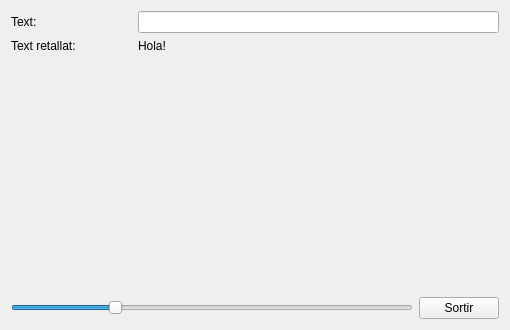
<?xml version="1.0" encoding="UTF-8"?>
<ui version="4.0">
 <class>MyForm</class>
 <widget class="QWidget" name="MyForm">
  <property name="geometry">
   <rect>
    <x>0</x>
    <y>0</y>
    <width>510</width>
    <height>330</height>
   </rect>
  </property>
  <property name="windowTitle">
   <string>Form</string>
  </property>
  <layout class="QVBoxLayout" name="verticalLayout">
   <item>
    <layout class="QHBoxLayout" name="horizontalLayout">
     <item>
      <widget class="QLabel" name="label">
       <property name="sizePolicy">
        <sizepolicy hsizetype="Preferred" vsizetype="Preferred">
         <horstretch>1</horstretch>
         <verstretch>0</verstretch>
        </sizepolicy>
       </property>
       <property name="text">
        <string>Text:</string>
       </property>
      </widget>
     </item>
     <item>
      <widget class="QLineEdit" name="lineEdit">
       <property name="sizePolicy">
        <sizepolicy hsizetype="Preferred" vsizetype="Preferred">
         <horstretch>3</horstretch>
         <verstretch>0</verstretch>
        </sizepolicy>
       </property>
      </widget>
     </item>
    </layout>
   </item>
   <item>
    <layout class="QHBoxLayout" name="horizontalLayout_2">
     <item>
      <widget class="QLabel" name="label_2">
       <property name="sizePolicy">
        <sizepolicy hsizetype="Preferred" vsizetype="Preferred">
         <horstretch>1</horstretch>
         <verstretch>0</verstretch>
        </sizepolicy>
       </property>
       <property name="text">
        <string>Text retallat:</string>
       </property>
      </widget>
     </item>
     <item>
      <widget class="MyLabel" name="label_3">
       <property name="sizePolicy">
        <sizepolicy hsizetype="Preferred" vsizetype="Preferred">
         <horstretch>3</horstretch>
         <verstretch>0</verstretch>
        </sizepolicy>
       </property>
       <property name="text">
        <string>Hola!</string>
       </property>
      </widget>
     </item>
    </layout>
   </item>
   <item>
    <spacer name="verticalSpacer">
     <property name="orientation">
      <enum>Qt::Vertical</enum>
     </property>
     <property name="sizeHint" stdset="0">
      <size>
       <width>20</width>
       <height>207</height>
      </size>
     </property>
    </spacer>
   </item>
   <item>
    <layout class="QHBoxLayout" name="horizontalLayout_3">
     <item>
      <widget class="QSlider" name="horizontalSlider">
       <property name="minimum">
        <number>0</number>
       </property>
       <property name="maximum">
        <number>20</number>
       </property>
       <property name="value">
        <number>5</number>
       </property>
       <property name="orientation">
        <enum>Qt::Horizontal</enum>
       </property>
      </widget>
     </item>
     <item>
      <widget class="QPushButton" name="pushButton">
       <property name="text">
        <string>Sortir</string>
       </property>
      </widget>
     </item>
    </layout>
   </item>
  </layout>
 </widget>
 <customwidgets>
  <customwidget>
   <class>MyLabel</class>
   <extends>QLabel</extends>
   <header>MyLabel.h</header>
   <slots>
    <slot>actualitzarText(QString)</slot>
    <slot>actualitzarTrunc(int)</slot>
   </slots>
  </customwidget>
 </customwidgets>
 <resources/>
 <connections>
  <connection>
   <sender>pushButton</sender>
   <signal>clicked()</signal>
   <receiver>MyForm</receiver>
   <slot>close()</slot>
   <hints>
    <hint type="sourcelabel">
     <x>465</x>
     <y>305</y>
    </hint>
    <hint type="destinationlabel">
     <x>441</x>
     <y>258</y>
    </hint>
   </hints>
  </connection>
  <connection>
   <sender>lineEdit</sender>
   <signal>textEdited(QString)</signal>
   <receiver>label_3</receiver>
   <slot>actualitzarText(QString)</slot>
   <hints>
    <hint type="sourcelabel">
     <x>188</x>
     <y>30</y>
    </hint>
    <hint type="destinationlabel">
     <x>184</x>
     <y>52</y>
    </hint>
   </hints>
  </connection>
  <connection>
   <sender>horizontalSlider</sender>
   <signal>sliderMoved(int)</signal>
   <receiver>label_3</receiver>
   <slot>actualitzarTrunc(int)</slot>
   <hints>
    <hint type="sourcelabel">
     <x>265</x>
     <y>296</y>
    </hint>
    <hint type="destinationlabel">
     <x>265</x>
     <y>54</y>
    </hint>
   </hints>
  </connection>
 </connections>
</ui>
